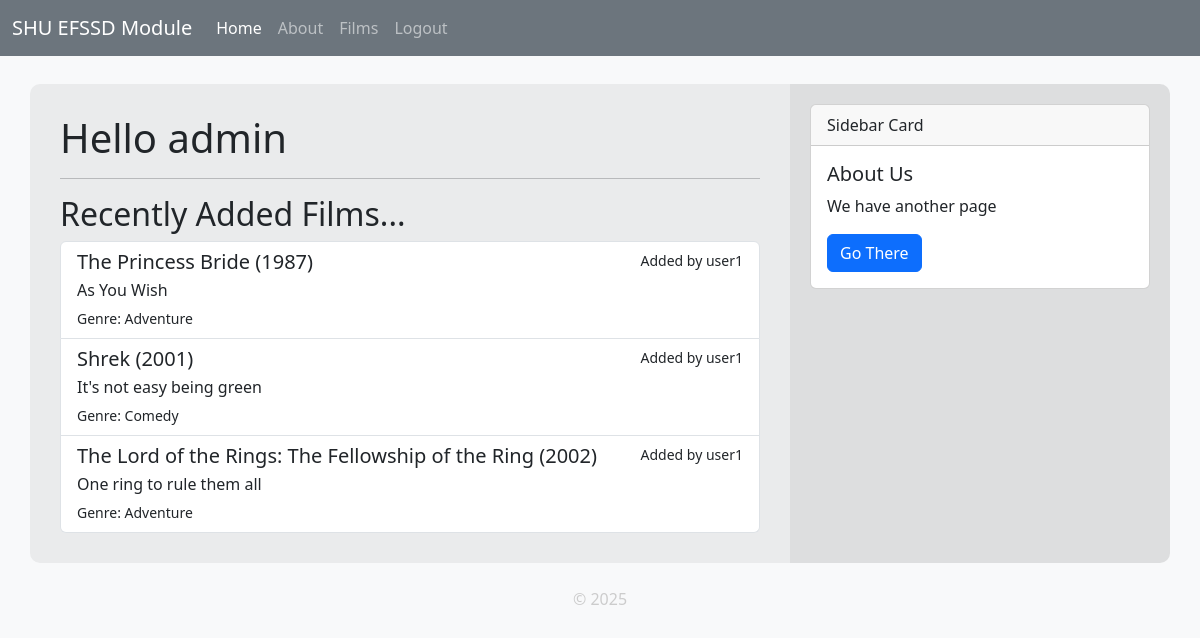
The page / (signed in) on the database its author committed.
### tables this page shows
CREATE TABLE films (
    id INTEGER PRIMARY KEY AUTOINCREMENT,
    created TIMESTAMP DEFAULT CURRENT_TIMESTAMP,
    user INTEGER NOT NULL REFERENCES users(id),
    title TEXT NOT NULL,
    tagline TEXT,
    director TEXT,
    poster TEXT,
    release_year INTEGER,
    genre TEXT,
    watched BOOLEAN,
    rating INTEGER,
    review TEXT
);

### app.py (the view)
@app.route('/')
def index():
    studentName = "SHU Student"
    if 'username' in session:
        studentName = session['username']
    films = get_all_films(limit=5, order_by='created DESC')  # Fetch the latest 5 films added
    return render_template('index.html', title="Welcome", username=studentName, films=films)

### app.py (called while the page is built)
@app.context_processor
def inject_csrf_token():
    return dict(csrf_token=generate_csrf())

@app.context_processor
def inject_site_name():
    return dict(siteName=siteName)

@app.template_filter()
def get_username(user_id):
    user = get_user_by_id(user_id)
    return user['username'] if user else 'Unknown'

### db/db.py (called while the page is built)
def get_db_connection():
    BASE_DIR = os.path.dirname(os.path.abspath(__file__))  # Get the directory of the current file
    DB_PATH = os.path.join(BASE_DIR, 'database.db') # Construct the full path to the database file
    conn = sqlite3.connect(DB_PATH)                 # Connect to the database
    conn.row_factory = sqlite3.Row                  # Enable dictionary-like access to rows
    return conn

def get_user_by_id(user_id):
    conn = get_db_connection()
    user = conn.execute('SELECT * FROM users WHERE id = ?', (user_id,)).fetchone()
    conn.close()
    if user is None:
        abort(404)
    return user

def get_all_films(user=None, limit=None, order_by='title ASC'):
    conn = get_db_connection()
    query = 'SELECT * FROM films'
    if user:
        query += ' WHERE user = ?'
    query += f' ORDER BY {order_by}'
    if limit:
        query += f' LIMIT {limit}'
    if user:
        films = conn.execute(query, (user,)).fetchall()
    else:
        films = conn.execute(query).fetchall()
    conn.close()
    return films

### templates/index.html
{% extends "base.html" %}
{% block content %}
    <h1>Hello {{ username }}</h1>
    <hr>
    <h2>Recently Added Films...</h2>
    <div class="list-group">
        {% for film in films %}
            <a href="{{ url_for('film', id=film['id']) }}" class="list-group-item list-group-item-action">
                <div class="d-flex w-100 justify-content-between">
                    <h5 class="mb-1">{{ film['title'] }} ({{ film['release_year'] }})</h5>
                    <small>Added by {{ film['user'] | get_username }}</small>
                </div>
                <p class="mb-1">{{ film['tagline'] }}</p>
                <small>Genre: {{ film['genre'] }}</small>
            </a>
        {% else %}
            <p class="text-muted">No films available.</p>
        {% endfor %}
    </div>
{% endblock %}

### static/styles.css (style rules this page uses)
body { background-color: #f8f9fa; color: #212529; }

### rows shown on the page
films: title "The Princess Bride", release_year "1987", user|get_username "user1", tagline "As You Wish", genre "Adventure"
films: title "Shrek", release_year "2001", user|get_username "user1", tagline "It's not easy being green", genre "Comedy"
films: title "The Lord of the Rings: The Fellowship of the Ring", release_year "2002", user|get_username "user1", tagline "One ring to rule them all", genre "Adventure"

### other values the page prints
{{ siteName }} "SHU EFSSD Module"
{{ username }} "admin"
